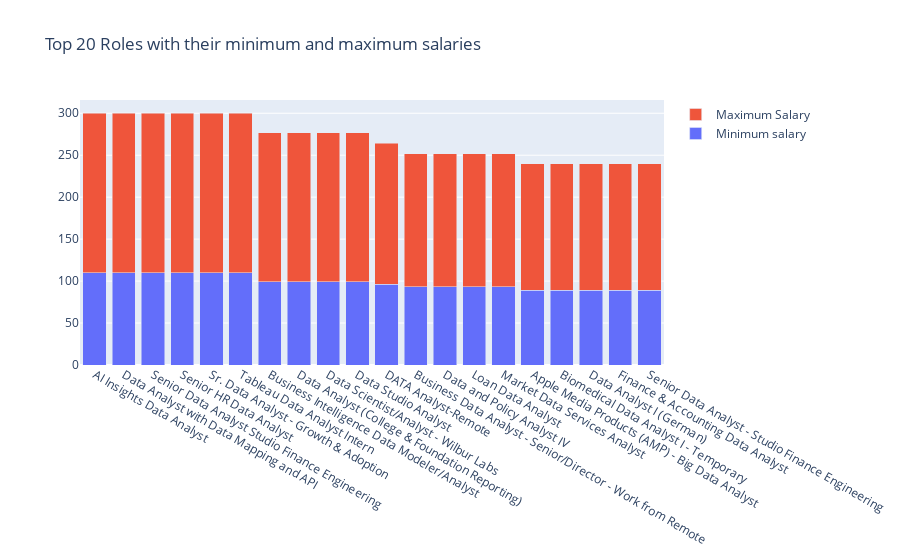

Here is the notebook cell this chart was saved with:
### Code cell
fig = go.Figure()

fig.add_trace(go.Bar(x=df.index,y=df['Min_Salary'],name='Minimum salary'))
fig.add_trace(go.Bar(x=df.index,y=df['Max_Salary'],name='Maximum Salary'))

fig.update_layout(title='Top 20 Roles with their minimum and maximum salaries',barmode='stack')

fig.show()

### Figure 1 — Plotly figure (JSON) as saved in the notebook; plotly's stock layout.template omitted (floating-point values rounded to 4 significant figures)
{"data": [{"name": "Minimum salary", "type": "bar", "x": ["AI Insights Data Analyst", "Data Analyst with Data Mapping and API", "Senior Data Analyst Studio Finance Engineering", "Senior HR Data Analyst", "Sr. Data Analyst - Growth & Adoption", "Tableau Data Analyst Intern", "Business Intelligence Data Modeler/Analyst", "Data Analyst (College & Foundation Reporting)", "Data Scientist/Analyst - Wilbur Labs", "Data Studio Analyst", "DATA Analyst-Remote", "Business Data Analyst - Senior/Director - Work from Remote", "Data and Policy Analyst IV", "Loan Data Analyst", "Market Data Services Analyst", "Apple Media Products (AMP) - Big Data Analyst", "Biomedical Data Analyst I - Temporary", "Data Analyst I (German)", "Finance & Accounting Data Analyst", "Senior Data Analyst - Studio Finance Engineering"], "y": [110, 110, 110, 110, 110, 110, 99, 99, 99, 99, 96, 93, 93, 93, 93, 89, 89, 89, 89, 89]}, {"name": "Maximum Salary", "type": "bar", "x": ["AI Insights Data Analyst", "Data Analyst with Data Mapping and API", "Senior Data Analyst Studio Finance Engineering", "Senior HR Data Analyst", "Sr. Data Analyst - Growth & Adoption", "Tableau Data Analyst Intern", "Business Intelligence Data Modeler/Analyst", "Data Analyst (College & Foundation Reporting)", "Data Scientist/Analyst - Wilbur Labs", "Data Studio Analyst", "DATA Analyst-Remote", "Business Data Analyst - Senior/Director - Work from Remote", "Data and Policy Analyst IV", "Loan Data Analyst", "Market Data Services Analyst", "Apple Media Products (AMP) - Big Data Analyst", "Biomedical Data Analyst I - Temporary", "Data Analyst I (German)", "Finance & Accounting Data Analyst", "Senior Data Analyst - Studio Finance Engineering"], "y": [190, 190, 190, 190, 190, 190, 178, 178, 178, 178, 168.5, 159, 159, 159, 159, 151, 151, 151, 151, 151]}], "layout": {"barmode": "stack", "title": {"text": "Top 20 Roles with their minimum and maximum salaries"}}}
